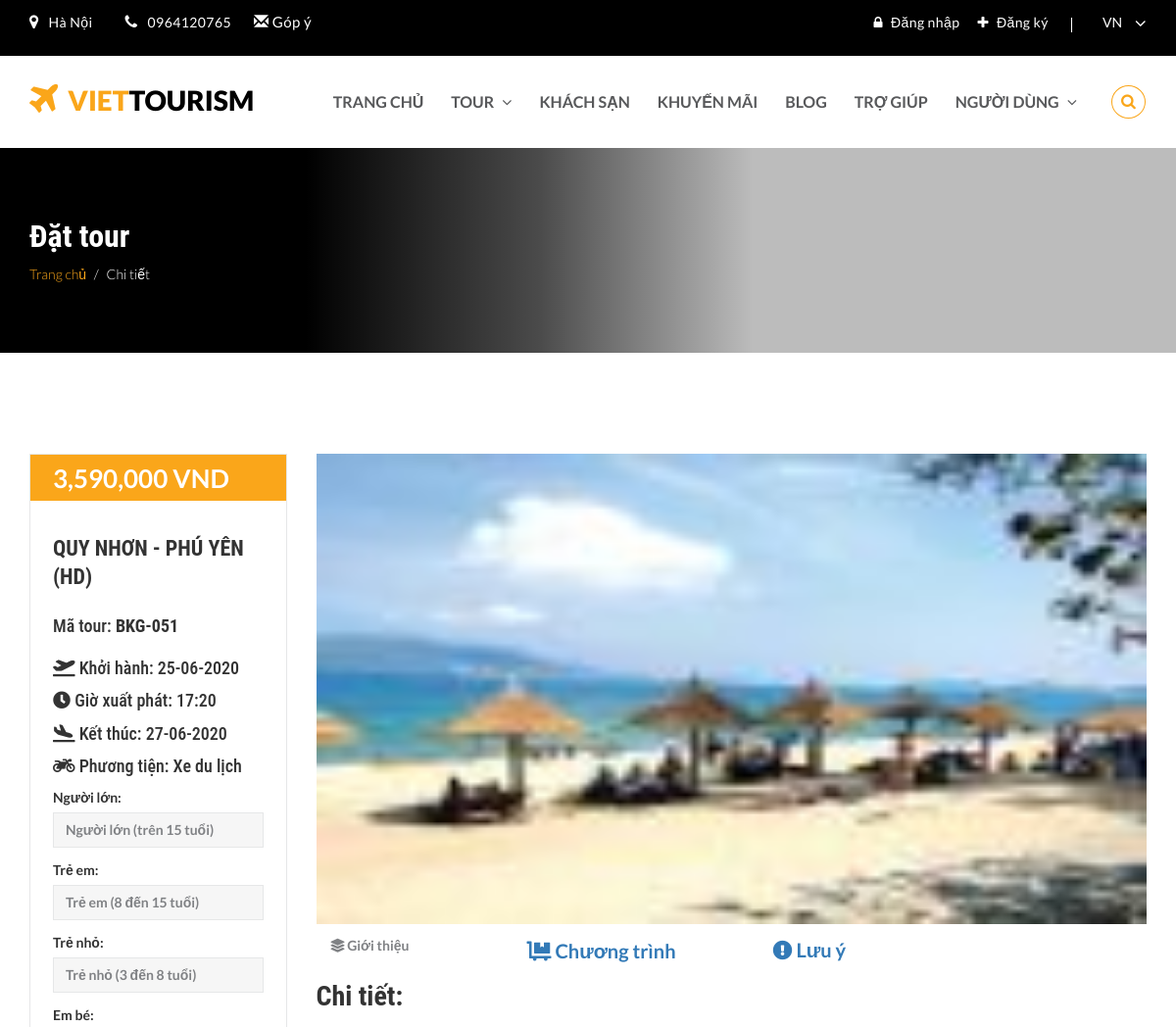
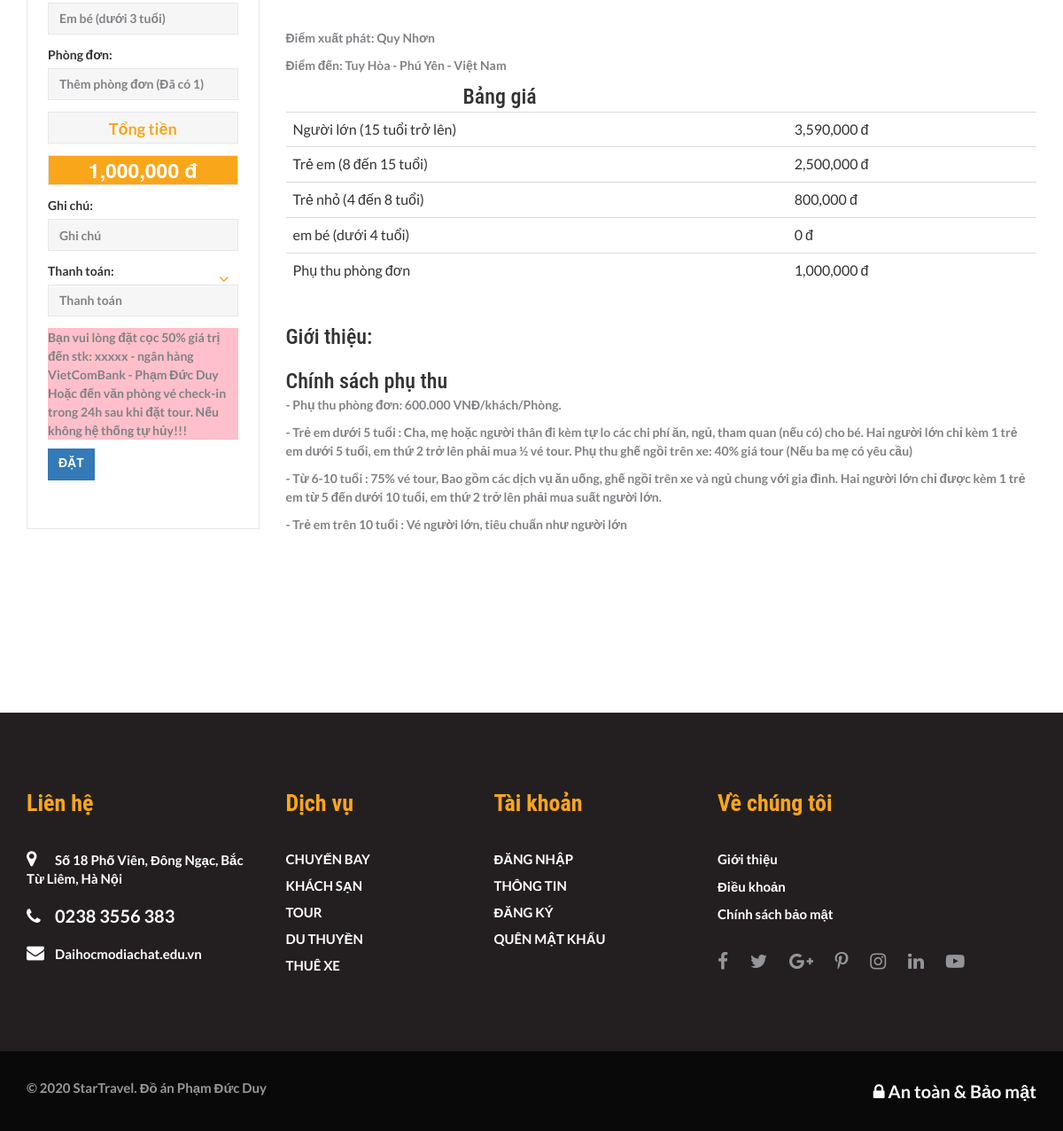
/tour-detail.php?pkgid=51, run on the app's committed database (2 pictures, top to bottom).
### tables this page shows
CREATE TABLE `goidulich` (
  `id_goi` int(11) NOT NULL,
  `khuyenmai` int(3) DEFAULT NULL,
  `nuocngoai` int(3) NOT NULL,
  `quocgia` varchar(100) NOT NULL,
  `ten_tinh` varchar(100) NOT NULL,
  `tengoi` varchar(100) NOT NULL,
  `vitri` varchar(100) NOT NULL,
  `giagoi` int(11) NOT NULL,
  `giatreem` int(11) NOT NULL,
  `giatrenho` int(11) NOT NULL,
  `giaphongdon` int(11) NOT NULL,
  `chitietgoi` mediumtext NOT NULL,
  `chuongtrinh` mediumtext NOT NULL,
  `luuy` mediumtext NOT NULL,
  `hinhanh` varchar(100) NOT NULL,
  `songay` int(3) NOT NULL,
  `giodi` varchar(100) NOT NULL,
  `ngayxuatphat` varchar(100) NOT NULL,
  `noixuatphat` varchar(100) NOT NULL,
  `ngayve` varchar(100) NOT NULL,
  `phuongtien` varchar(100) NOT NULL,
  `ngaydang` timestamp NOT NULL DEFAULT current_timestamp() ON UPDATE current_timestamp(),
  `ngaycapnhat` timestamp NOT NULL DEFAULT '0000-00-00 00:00:00' ON UPDATE current_timestamp()
);

### tour-detail.php (the view, shortened to what this page needs)
<?php
include('includes/config.php');
?>
<html lang="en">
<head>
	<link rel="stylesheet" href="https://use.fontawesome.com/releases/v5.4.1/css/all.css">
	<link rel="stylesheet" href="https://maxcdn.bootstrapcdn.com/bootstrap/3.3.7/css/bootstrap.min.css">
	<link rel="stylesheet" href="css/bootstrap.min.css">
	<link rel="stylesheet" href="css/font-awesome.min.css">
	<link rel="stylesheet" href="css/style.css">
	<link rel="stylesheet" id="cpswitch" href="css/orange.css">
	<link rel="stylesheet" href="css/responsive.css">
	<link rel="stylesheet" href="css/datepicker.css">
	<link rel="stylesheet" href="css/slick.css">
	<link rel="stylesheet" href="css/slick-theme.css">
</head>
<body>
	<?php include('includes/header.php') ?>
<section class="page-cover" id="cover-car-detail">
	<div class="container">
		<div class="row">
			<div class="col-sm-12">
				<h1 class="page-title">Đặt tour</h1>
				<ul class="breadcrumb">
					<li><a href="index.php">Trang chủ</a></li>
					<li class="active">Chi tiết</li>
				</ul>
			</div>
		</div>
	</div>
</section>
<?php
$pid=intval($_GET['pkgid']);
$sql = "SELECT * from goidulich where id_goi=:pid";
$query = $dbh->prepare($sql);
$query -> bindParam(':pid', $pid, PDO::PARAM_STR);
$query->execute();
$results=$query->fetchAll(PDO::FETCH_OBJ);
if($query->rowCount() > 0)
{
	foreach($results as $result)
		{	?>
			<section class="innerpage-wrapper">
				<div id="car-details" class="innerpage-section-padding">
					<div class="container">
						<div class="row">
							<div class="col-xs-12 col-sm-12 col-md-3 side-bar left-side-bar">
								<div class="side-bar-block booking-form-block">
									<h2 class="selected-price"><?php echo number_format($result->giagoi);?> VND</h2>
									<div class="booking-form">
										<h3><?php echo htmlentities($result->tengoi);?></h3>
										<form name="book" method="post" onsubmit = "return validateForm()">
											<h4> Mã tour:<b>  BKG-0<?php echo htmlentities($result->id_goi);?><b> </h4><br>
												<h4><i class="fas fa-plane-departure"></i> Khởi hành: <?php echo date("d-m-Y", strtotime($result->ngayxuatphat)); ?></h4>
												<p><h4><i class="fas fa-clock"></i> Giờ xuất phát: <?php echo htmlentities($result->giodi);?> </h4></p>
												<p><h4><i class="fas fa-plane-arrival"></i> Kết thúc: <?php echo date("d-m-Y", strtotime($result->ngayve)); ?> </h4></p>
												<p><h4><i class="fas fa-motorcycle"></i> Phương tiện: <?php echo htmlentities($result->phuongtien);?></h4> </p>
												<div class="form-group"> <label>Người lớn: </label>
													<input name="nguoilon" id="nguoilon" type="number" class="form-control" placeholder="Người lớn (trên 15 tuổi)" value="<?php echo isset($_POST['nguoilon']) ? $_POST['nguoilon'] : '' ?>" required/>
												</div>
												<div class="form-group"> <label>Trẻ em: </label>
													<input name="treem" id="treem" type="number" class="form-control" placeholder="Trẻ em (8 đến 15 tuổi)" value="<?php echo isset($_POST['treem']) ? $_POST['treem'] : '' ?>"/>
												</div>
												<div class="form-group"> <label>Trẻ nhỏ: </label>
													<input name="trenho" id="trenho" type="number" class="form-control" placeholder="Trẻ nhỏ (3 đến 8 tuổi)" value="<?php echo isset($_POST['trenho']) ? $_POST['trenho'] : '' ?>" />
												</div>
												<div class="form-group"> <label>Em bé: </label>
													<input name="embe" id="embe" type="number" class="form-control" placeholder="Em bé (dưới 3 tuổi)" value="<?php echo isset($_POST['embe']) ? $_POST['embe'] : '' ?>" />
												</div>
												<div class="form-group"> <label>Phòng đơn: </label>
													<input name="phongdon" id="phongdon" type="number" class="form-control" placeholder="Thêm phòng đơn (Đã có 1)" value="<?php echo isset($_POST['phongdon']) ? $_POST['phongdon'] : '' ?>"/>
												</div>
												<div class="form-group">
													<input style="font-size: 18px;
													color: #faa61a;" name="tinh" type="submit" value="Tổng tiền" class="form-control">
												</div>
												<?php
												$a = $_POST["nguoilon"];
												$b = $_POST["treem"];
												$c = $_POST["trenho"];
												$d = $_POST["phongdon"];
												$a = $a*($result->giagoi);
												$b = $b*($result->giatreem);
												$c = $c*($result->giatrenho);
												$d = $d*($result->giaphongdon) + ($result->giaphongdon);
												function tinh($a,$b,$c,$d)
												{
													$e = (int)$a + (int)$b + (int)$c + (int)$d;
													return $e;
												}
												?>
												<div style="font-size: 23px;border: 1px solid #e6e7e8;text-align: center;margin-bottom: 13px;background: #faa61a; color: #fff;"> <?php echo number_format(tinh($a,$b,$c,$d))  ." đ"; ?></div>
												<div class="form-group"> <label>Ghi chú: </label>
													<input name="comment" type="text" class="form-control" placeholder="Ghi chú" />
												</div>
												<div class="form-group right-icon"> <label>Thanh toán: </label>
													<select class="form-control">
														<option selected>Thanh toán</option>
													</select>
													<i class="fa fa-angle-down"></i>
												</div>
												<div style="background-color:pink">
												<p> Bạn vui lòng đặt cọc 50% giá trị đến stk: xxxxx - ngân hàng VietComBank - Phạm Đức Duy  Hoặc đến văn phòng vé check-in trong 24h sau khi đặt tour. Nếu không hệ thống tự hủy!!!</p>
												</div>
												<?php if($_SESSION['login'])
												{?>
													<button type="submit" name="submit22" class="btn btn-block btn-orange">Yêu cầu đặt</button>
												<?php } else {?>
													<a href="#" data-toggle="modal" data-target="#myModal4" class="btn-primary btn" > Đặt</a>
												<?php } ?>
											</form>
										</div>
									</div>
								</div>
								<div class="col-xs-12 col-sm-12 col-md-9 col-lg-9 content-side" style="height: max-content;">
									<div class="detail-slider">
										<div class="feature-slider">
											<div><img src="images/tour/<?php echo htmlentities($result->hinhanh);?>" class="img-responsive" alt="feature-img" style="    height: 480px; width: 880px;"/>
												<div class="col-xs-12 col-sm-2 col-md-2 dashboard-nav">
													<ul style="width: max-content; margin-top: 30px; list-style: none; margin-left: -230px; font-size: 20px;">
														<p style="margin-top: -19px;margin-left: 190px;"> <i class="fas fa-layer-group"></i> Giới thiệu</p>
														<li style="margin-top: -30px;    margin-left: 390px;"><a href="tour-program.php?pkgid=<?php echo htmlentities($result->id_goi);?>"><span><i class="fas fa-dolly-flatbed"></i></span> Chương trình</a></li>
														<li style="margin-top: -31px;margin-left: 641px;"><a href="tour-note.php?pkgid=<?php echo htmlentities($result->id_goi);?>"><span><i class="fas fa-exclamation-circle"></i></span> Lưu ý</a></li>
													</ul>
												</div><br>
												<div class="available-blocks" id="available-rooms">
													<h2><br>Chi tiết: </h2>
												</div>
												<p>Điểm xuất phát: <?php echo htmlentities($result->noixuatphat);?></p>
												<p>Điểm đến: <?php echo htmlentities($result->vitri);?> - <?php echo htmlentities($result->ten_tinh);?> - <?php echo htmlentities($result->quocgia);?>  </p>
												<h3 style="margin-left: 200px;">Bảng giá</h3>
												<table class="table">
													<tbody>
														<tr>
															<td>Người lớn (15 tuổi trở lên)
															</td>
															<td><?php echo number_format($result->giagoi);?> đ</td>
														</tr>
														<tr>
															<td>Trẻ em (8 đến 15 tuổi)</td>
															<td><?php echo number_format($result->giatreem);?> đ</td>
														</tr>
														<tr>
															<td>Trẻ nhỏ (4 đến 8 tuổi)</td>
															<td><?php echo number_format($result->giatrenho);?> đ</td>
														</tr>
														<tr>
															<td>em bé (dưới 4 tuổi)</td>
															<td>0 đ</td>
														</tr>
														<tr>
															<td>Phụ thu phòng đơn</td>
															<td><?php echo number_format($result->giaphongdon);?> đ</td>
														</tr>
													</tbody>
												</table>
												<br><H3>Giới thiệu: </H3>
												<p style="padding-top: 1%"><?php echo ($result->chitietgoi);?></p>
											</div>
										</div>
									</div>
								</div>
							</div>
						</div>
					</div>
				</section>
			<?php }} ?>
			<?php include('includes/footer.php') ?>
		</body>
		</html>

### css/style.css (style rules this page uses)
html,body { height:100%; position:relative; }
p,ul { line-height:1.5em; font-size:14px; }
ul { margin-bottom:0px; }
h1,h2,h3,h4,h5,h6,.main-title a, .flight-info h3 .flight-destination,.blog-post-title a, .block-title a { font-family: 'Merriweather', serif; margin-top:0; line-height:1.3em; }
.btn { font-size:14px; text-transform:uppercase; font-weight:bold; }
.innerpage-section-padding { padding-top:103px; padding-bottom:147px; }
.page-cover { padding:70px 0px; position:relative; }
.page-cover::before { content:''; display:block; position:absolute; top:0; left:0; height:100%; width:100%; }
.page-cover h1 { font-size:32px; font-weight:bold; margin-bottom:6px; }
.page-cover .breadcrumb { padding:0px; margin:0px; font-size:14px; font-weight:300; }
.page-cover .breadcrumb li a { text-decoration:none; }
.side-bar-block { margin-bottom:40px; }
.side-bar .booking-form-block { margin-bottom:60px; }
.side-bar .booking-form-block .selected-price { font-size:26px; font-weight:bold; margin-bottom:0px; padding:8px 23px 6px; }
.side-bar .booking-form { padding:35px 23px 40px; }
.side-bar .booking-form h3 { font-weight:bold; font-size:22px; text-transform:uppercase; margin-bottom:0px; }
.side-bar .booking-form form { margin-top:23px; }
.side-bar .booking-form .form-group { position:relative; margin-bottom:13px; }
.side-bar .booking-form .form-group .fa { position:absolute; right:15px; top:10px; pointer-events:none; font-size:14px; }
.side-bar .booking-form .form-group .fa-angle-down { right:10px; top:10px; font-size:18px; }
.side-bar .booking-form .form-group input, .side-bar .booking-form .form-group select, .side-bar .booking-form .btn { height:36px; }
.available-blocks h2 { font-size:28px; font-weight:bold; margin-bottom:45px; }
.detail-slider { position:relative; }
.feature-slider { margin-bottom:35px; }

### css/orange.css (style rules this page uses)
p { color:#808285; }
.btn { border-radius:0px; border:0px; }
.page-cover { color:white; }
.page-cover::before { background:linear-gradient( to right, rgba(0, 0, 0,1) 0%,rgba(0, 0, 0,1) 26%, rgba(0, 0, 0,0.6) 46%, rgba(0, 0, 0,0) 64%,rgba(0, 0, 0,0) 100%); }
.page-cover .breadcrumb { background:none; }
.page-cover .breadcrumb li a { color:#faa61a; }
.page-cover .breadcrumb > li + li::before, .page-cover .breadcrumb li.active { color:white; }
#cover-car-detail { background:url('../images/cover-car-detail.jpg') 50% 30%; background-size:140%; color:white; }
.side-bar .booking-form-block { border:1px solid #e6e7e8;; }
.side-bar .booking-form-block .selected-price { background:#faa61a; color:white; }
.side-bar .booking-form .form-group .fa { color:#808285; }
.side-bar .booking-form .form-group .fa-angle-down { color:#faa61a; }
.side-bar .booking-form .form-group input, .side-bar .booking-form .form-group input::placeholder, .side-bar .booking-form .form-group select { color:#808285; }
.side-bar .booking-form .form-group select option { color:#333; }
.side-bar .booking-form input, .side-bar .booking-form select { background:#f6f6f6; border-radius:0px; box-shadow:none; border-color:#e6e7e8; }
.side-bar .booking-form select { -webkit-appearance: none; -moz-appearance: none; }

### includes/signin.php (style rules this page uses)
h1, h2, h3, h4, h5, h6 { margin: 0; font-family: 'Roboto Condensed', sans-serif; }

### data on the page
goidulich: giagoi "3,590,000", tengoi "QUY NHƠN - PHÚ YÊN (HD)", id_goi "51", ngayxuatphat "25-06-2020", giodi "17:20", ngayve "27-06-2020", phuongtien "Xe du lịch", giaphongdon "1,000,000", hinhanh (picture), noixuatphat "Quy Nhơn", vitri "Tuy Hòa", ten_tinh "Phú Yên", quocgia "Việt Nam", giatreem "2,500,000", giatrenho "800,000", chitietgoi "Chính sách phụ thu - Phụ thu phòng đơn: 600.000 VNĐ/khách/Phòng. - Trẻ em dưới 5 tuổi : Cha, mẹ hoặc người thân đi kèm tự lo các chi phí ăn, ngủ, tham quan (nếu có) cho bé. Hai người lớn chỉ kèm 1 trẻ em dưới 5 tuổi, em thứ 2 trở lên phải mua ½ vé tour. Phụ thu ghế ngồi trên xe: 40% giá tour (Nếu ba mẹ có yêu cầu) - Từ 6-10 tuổi : 75% vé tour, Bao gồm các dịch vụ ăn uống, ghế ngồi trên xe và ngủ chung với gia đình. Hai người lớn chỉ được kèm 1 trẻ em từ 5 đến dưới 10 tuổi, em thứ 2 trở lên phải mua suất người lớn. - Trẻ em trên 10 tuổi : Vé người lớn, tiêu chuẩn như người lớn"
